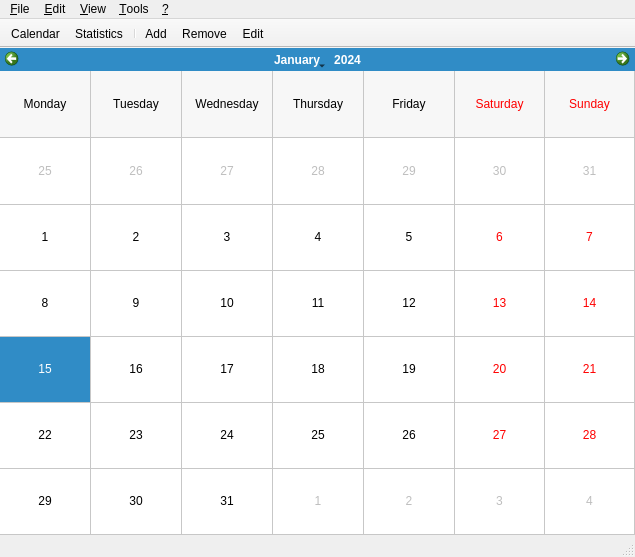
<ui version="4.0" >
 <class>MainView</class>
 <widget class="QMainWindow" name="MainView" >
  <property name="geometry" >
   <rect>
    <x>0</x>
    <y>0</y>
    <width>635</width>
    <height>557</height>
   </rect>
  </property>
  <property name="windowTitle" >
   <string>Running</string>
  </property>
  <property name="windowIcon" >
   <iconset>
    <normaloff>:mainicon</normaloff>:mainicon</iconset>
  </property>
  <widget class="QWidget" name="centralwidget" >
   <layout class="QVBoxLayout" name="verticalLayout_3" >
    <property name="margin" >
     <number>0</number>
    </property>
    <item>
     <widget class="QStackedWidget" name="stackedWidget" >
      <property name="currentIndex" >
       <number>0</number>
      </property>
      <widget class="QWidget" name="calendarPage" >
       <layout class="QHBoxLayout" name="horizontalLayout_3" >
        <property name="margin" >
         <number>0</number>
        </property>
        <item>
         <widget class="CalendarWidget" name="calendarWidget" >
          <property name="gridVisible" >
           <bool>true</bool>
          </property>
          <property name="horizontalHeaderFormat" >
           <enum>QCalendarWidget::LongDayNames</enum>
          </property>
          <property name="verticalHeaderFormat" >
           <enum>QCalendarWidget::NoVerticalHeader</enum>
          </property>
          <property name="dateEditEnabled" >
           <bool>false</bool>
          </property>
         </widget>
        </item>
       </layout>
      </widget>
      <widget class="QWidget" name="eventPage" >
       <layout class="QVBoxLayout" name="verticalLayout" >
        <item>
         <widget class="QGroupBox" name="groupBox" >
          <property name="sizePolicy" >
           <sizepolicy vsizetype="Preferred" hsizetype="Preferred" >
            <horstretch>0</horstretch>
            <verstretch>1</verstretch>
           </sizepolicy>
          </property>
          <property name="title" >
           <string>Main informations</string>
          </property>
          <layout class="QGridLayout" name="gridLayout" >
           <item row="0" column="0" >
            <widget class="QLabel" name="eventTypeLabel" >
             <property name="text" >
              <string>Type</string>
             </property>
             <property name="buddy" >
              <cstring>eventTypeComboBox</cstring>
             </property>
            </widget>
           </item>
           <item row="0" column="1" colspan="3" >
            <widget class="QComboBox" name="eventTypeComboBox" >
             <property name="sizePolicy" >
              <sizepolicy vsizetype="Fixed" hsizetype="Preferred" >
               <horstretch>1</horstretch>
               <verstretch>0</verstretch>
              </sizepolicy>
             </property>
            </widget>
           </item>
           <item row="0" column="5" >
            <spacer name="horizontalSpacer_3" >
             <property name="orientation" >
              <enum>Qt::Horizontal</enum>
             </property>
             <property name="sizeHint" stdset="0" >
              <size>
               <width>40</width>
               <height>20</height>
              </size>
             </property>
            </spacer>
           </item>
           <item row="0" column="6" >
            <widget class="QLabel" name="voteLabel" >
             <property name="text" >
              <string>Vote</string>
             </property>
            </widget>
           </item>
           <item row="0" column="7" colspan="3" >
            <widget class="QxtStars" native="1" name="starsSlider" />
           </item>
           <item row="1" column="0" >
            <widget class="QLabel" name="startLabel" >
             <property name="text" >
              <string>Start time</string>
             </property>
             <property name="buddy" >
              <cstring>startTimeEdit</cstring>
             </property>
            </widget>
           </item>
           <item row="1" column="1" >
            <widget class="QTimeEdit" name="startTimeEdit" >
             <property name="displayFormat" >
              <string>h:mm AP</string>
             </property>
            </widget>
           </item>
           <item row="1" column="2" colspan="9" >
            <spacer name="horizontalSpacer" >
             <property name="orientation" >
              <enum>Qt::Horizontal</enum>
             </property>
             <property name="sizeHint" stdset="0" >
              <size>
               <width>40</width>
               <height>20</height>
              </size>
             </property>
            </spacer>
           </item>
           <item row="2" column="0" >
            <widget class="QLabel" name="nameLabel" >
             <property name="text" >
              <string>Name</string>
             </property>
             <property name="buddy" >
              <cstring>nameLineEdit</cstring>
             </property>
            </widget>
           </item>
           <item row="2" column="1" colspan="4" >
            <widget class="QLineEdit" name="nameLineEdit" />
           </item>
           <item row="2" column="5" colspan="6" >
            <spacer name="horizontalSpacer_4" >
             <property name="orientation" >
              <enum>Qt::Horizontal</enum>
             </property>
             <property name="sizeHint" stdset="0" >
              <size>
               <width>40</width>
               <height>20</height>
              </size>
             </property>
            </spacer>
           </item>
           <item row="3" column="0" >
            <widget class="QLabel" name="descriptionLabel" >
             <property name="text" >
              <string>Long description</string>
             </property>
             <property name="buddy" >
              <cstring>descriptionLineEdit</cstring>
             </property>
            </widget>
           </item>
           <item row="3" column="1" colspan="10" >
            <widget class="QLineEdit" name="descriptionLineEdit" />
           </item>
           <item row="4" column="0" >
            <widget class="QLabel" name="distanceLabel" >
             <property name="text" >
              <string>Distance</string>
             </property>
             <property name="buddy" >
              <cstring>distanceDoubleSpinBox</cstring>
             </property>
            </widget>
           </item>
           <item row="4" column="1" >
            <widget class="QDoubleSpinBox" name="distanceDoubleSpinBox" >
             <property name="sizePolicy" >
              <sizepolicy vsizetype="Fixed" hsizetype="Minimum" >
               <horstretch>0</horstretch>
               <verstretch>0</verstretch>
              </sizepolicy>
             </property>
             <property name="minimumSize" >
              <size>
               <width>80</width>
               <height>0</height>
              </size>
             </property>
             <property name="suffix" >
              <string> km</string>
             </property>
             <property name="decimals" >
              <number>3</number>
             </property>
             <property name="maximum" >
              <double>999.990000000000009</double>
             </property>
            </widget>
           </item>
           <item row="4" column="2" colspan="5" >
            <spacer name="horizontalSpacer_2" >
             <property name="orientation" >
              <enum>Qt::Horizontal</enum>
             </property>
             <property name="sizeHint" stdset="0" >
              <size>
               <width>40</width>
               <height>20</height>
              </size>
             </property>
            </spacer>
           </item>
           <item row="4" column="7" >
            <widget class="QLabel" name="durationLabel" >
             <property name="text" >
              <string>Duration</string>
             </property>
             <property name="buddy" >
              <cstring>durationTimeEdit</cstring>
             </property>
            </widget>
           </item>
           <item row="4" column="8" colspan="3" >
            <widget class="QTimeEdit" name="durationTimeEdit" >
             <property name="sizePolicy" >
              <sizepolicy vsizetype="Fixed" hsizetype="Minimum" >
               <horstretch>0</horstretch>
               <verstretch>0</verstretch>
              </sizepolicy>
             </property>
             <property name="displayFormat" >
              <string>h:mm:ss</string>
             </property>
            </widget>
           </item>
           <item row="5" column="0" >
            <widget class="QLabel" name="paceLabel" >
             <property name="text" >
              <string>Computed pace</string>
             </property>
             <property name="buddy" >
              <cstring>paceLineEdit</cstring>
             </property>
            </widget>
           </item>
           <item row="5" column="1" colspan="10" >
            <widget class="QLineEdit" name="paceLineEdit" >
             <property name="sizePolicy" >
              <sizepolicy vsizetype="Fixed" hsizetype="Expanding" >
               <horstretch>1</horstretch>
               <verstretch>0</verstretch>
              </sizepolicy>
             </property>
             <property name="palette" >
              <palette>
               <active>
                <colorrole role="Base" >
                 <brush brushstyle="SolidPattern" >
                  <color alpha="255" >
                   <red>232</red>
                   <green>232</green>
                   <blue>232</blue>
                  </color>
                 </brush>
                </colorrole>
               </active>
               <inactive>
                <colorrole role="Base" >
                 <brush brushstyle="SolidPattern" >
                  <color alpha="255" >
                   <red>232</red>
                   <green>232</green>
                   <blue>232</blue>
                  </color>
                 </brush>
                </colorrole>
               </inactive>
               <disabled>
                <colorrole role="Base" >
                 <brush brushstyle="SolidPattern" >
                  <color alpha="255" >
                   <red>232</red>
                   <green>232</green>
                   <blue>232</blue>
                  </color>
                 </brush>
                </colorrole>
               </disabled>
              </palette>
             </property>
             <property name="readOnly" >
              <bool>true</bool>
             </property>
            </widget>
           </item>
           <item row="6" column="0" >
            <widget class="QLabel" name="shoeLabel" >
             <property name="text" >
              <string>Shoes</string>
             </property>
             <property name="buddy" >
              <cstring>shoeComboBox</cstring>
             </property>
            </widget>
           </item>
           <item row="6" column="1" colspan="10" >
            <layout class="QHBoxLayout" name="horizontalLayout_2" >
             <item>
              <widget class="QComboBox" name="shoeComboBox" />
             </item>
             <item>
              <widget class="QToolButton" name="shoeToolButton" >
               <property name="text" >
                <string>...</string>
               </property>
              </widget>
             </item>
            </layout>
           </item>
           <item row="7" column="0" >
            <widget class="QLabel" name="paceLabel_2" >
             <property name="text" >
              <string>Notes</string>
             </property>
             <property name="buddy" >
              <cstring>notesPlainTextEdit</cstring>
             </property>
            </widget>
           </item>
           <item row="7" column="1" colspan="10" >
            <widget class="QPlainTextEdit" name="notesPlainTextEdit" />
           </item>
           <item row="0" column="10" >
            <widget class="QPushButton" name="votePushButton" >
             <property name="text" >
              <string>Vote details ...</string>
             </property>
            </widget>
           </item>
           <item row="0" column="4" >
            <widget class="QToolButton" name="eventTypeToolButton" >
             <property name="text" >
              <string>...</string>
             </property>
            </widget>
           </item>
          </layout>
         </widget>
        </item>
        <item>
         <widget class="QGroupBox" name="groupBox_2" >
          <property name="title" >
           <string>Additional informations</string>
          </property>
          <layout class="QVBoxLayout" name="verticalLayout_5" >
           <item>
            <layout class="QHBoxLayout" name="horizontalLayout_5" >
             <item>
              <widget class="QPushButton" name="intervalsPushButton" >
               <property name="enabled" >
                <bool>false</bool>
               </property>
               <property name="text" >
                <string>Interval's details ...</string>
               </property>
              </widget>
             </item>
             <item>
              <widget class="QPushButton" name="runnerInfoPushButton" >
               <property name="text" >
                <string>Runner informations ...</string>
               </property>
              </widget>
             </item>
             <item>
              <widget class="QPushButton" name="weatherInfoPushButton" >
               <property name="text" >
                <string>Weather informations ...</string>
               </property>
              </widget>
             </item>
             <item>
              <spacer name="horizontalSpacer_7" >
               <property name="orientation" >
                <enum>Qt::Horizontal</enum>
               </property>
               <property name="sizeHint" stdset="0" >
                <size>
                 <width>40</width>
                 <height>20</height>
                </size>
               </property>
              </spacer>
             </item>
            </layout>
           </item>
          </layout>
         </widget>
        </item>
        <item>
         <widget class="Line" name="line" >
          <property name="orientation" >
           <enum>Qt::Horizontal</enum>
          </property>
         </widget>
        </item>
        <item>
         <layout class="QHBoxLayout" name="horizontalLayout" >
          <item>
           <widget class="QPushButton" name="resetPushButton" >
            <property name="text" >
             <string>Reset</string>
            </property>
            <property name="icon" >
             <iconset>
              <normaloff>:reset</normaloff>:reset</iconset>
            </property>
           </widget>
          </item>
          <item>
           <spacer name="horizontalSpacer_5" >
            <property name="orientation" >
             <enum>Qt::Horizontal</enum>
            </property>
            <property name="sizeHint" stdset="0" >
             <size>
              <width>338</width>
              <height>23</height>
             </size>
            </property>
           </spacer>
          </item>
          <item>
           <widget class="QPushButton" name="savePushButton" >
            <property name="text" >
             <string>Save</string>
            </property>
            <property name="icon" >
             <iconset>
              <normaloff>:save</normaloff>:save</iconset>
            </property>
            <property name="autoDefault" >
             <bool>true</bool>
            </property>
            <property name="default" >
             <bool>true</bool>
            </property>
           </widget>
          </item>
          <item>
           <widget class="QPushButton" name="cancelPushButton" >
            <property name="text" >
             <string>Cancel</string>
            </property>
            <property name="icon" >
             <iconset>
              <normaloff>:cancel</normaloff>:cancel</iconset>
            </property>
           </widget>
          </item>
         </layout>
        </item>
       </layout>
      </widget>
      <widget class="QWidget" name="statisticsPage" >
       <layout class="QVBoxLayout" name="verticalLayout_2" >
        <item>
         <layout class="QHBoxLayout" name="horizontalLayout_4" >
          <item>
           <widget class="QLabel" name="label" >
            <property name="text" >
             <string>Search type:</string>
            </property>
           </widget>
          </item>
          <item>
           <widget class="QPushButton" name="statisticsPageEventsPushButton" >
            <property name="text" >
             <string>Events</string>
            </property>
           </widget>
          </item>
          <item>
           <widget class="QPushButton" name="statisticsPageShoesPushButton" >
            <property name="text" >
             <string>Shoes</string>
            </property>
           </widget>
          </item>
          <item>
           <spacer name="horizontalSpacer_6" >
            <property name="orientation" >
             <enum>Qt::Horizontal</enum>
            </property>
            <property name="sizeHint" stdset="0" >
             <size>
              <width>40</width>
              <height>20</height>
             </size>
            </property>
           </spacer>
          </item>
         </layout>
        </item>
        <item>
         <widget class="QScrollArea" name="scrollArea" >
          <property name="widgetResizable" >
           <bool>true</bool>
          </property>
          <widget class="QWidget" name="scrollAreaWidgetContents" >
           <property name="geometry" >
            <rect>
             <x>0</x>
             <y>0</y>
             <width>98</width>
             <height>28</height>
            </rect>
           </property>
           <layout class="QVBoxLayout" name="verticalLayout_4" >
            <property name="margin" >
             <number>0</number>
            </property>
            <item>
             <widget class="StatisticsWidget" native="1" name="statisticsWidget" >
              <property name="palette" >
               <palette>
                <active>
                 <colorrole role="Base" >
                  <brush brushstyle="SolidPattern" >
                   <color alpha="255" >
                    <red>255</red>
                    <green>255</green>
                    <blue>255</blue>
                   </color>
                  </brush>
                 </colorrole>
                 <colorrole role="Window" >
                  <brush brushstyle="SolidPattern" >
                   <color alpha="255" >
                    <red>255</red>
                    <green>255</green>
                    <blue>255</blue>
                   </color>
                  </brush>
                 </colorrole>
                </active>
                <inactive>
                 <colorrole role="Base" >
                  <brush brushstyle="SolidPattern" >
                   <color alpha="255" >
                    <red>255</red>
                    <green>255</green>
                    <blue>255</blue>
                   </color>
                  </brush>
                 </colorrole>
                 <colorrole role="Window" >
                  <brush brushstyle="SolidPattern" >
                   <color alpha="255" >
                    <red>255</red>
                    <green>255</green>
                    <blue>255</blue>
                   </color>
                  </brush>
                 </colorrole>
                </inactive>
                <disabled>
                 <colorrole role="Base" >
                  <brush brushstyle="SolidPattern" >
                   <color alpha="255" >
                    <red>255</red>
                    <green>255</green>
                    <blue>255</blue>
                   </color>
                  </brush>
                 </colorrole>
                 <colorrole role="Window" >
                  <brush brushstyle="SolidPattern" >
                   <color alpha="255" >
                    <red>255</red>
                    <green>255</green>
                    <blue>255</blue>
                   </color>
                  </brush>
                 </colorrole>
                </disabled>
               </palette>
              </property>
              <property name="autoFillBackground" >
               <bool>true</bool>
              </property>
             </widget>
            </item>
           </layout>
          </widget>
         </widget>
        </item>
       </layout>
      </widget>
     </widget>
    </item>
   </layout>
  </widget>
  <widget class="QMenuBar" name="menubar" >
   <property name="geometry" >
    <rect>
     <x>0</x>
     <y>0</y>
     <width>635</width>
     <height>21</height>
    </rect>
   </property>
   <widget class="QMenu" name="menuFile" >
    <property name="title" >
     <string>&amp;File</string>
    </property>
    <addaction name="actionExit" />
   </widget>
   <widget class="QMenu" name="menuEdit" >
    <property name="title" >
     <string>&amp;Edit</string>
    </property>
    <addaction name="actionAdd" />
    <addaction name="actionRemove" />
    <addaction name="actionEdit" />
    <addaction name="separator" />
   </widget>
   <widget class="QMenu" name="menuView" >
    <property name="title" >
     <string>&amp;View</string>
    </property>
    <addaction name="actionShowCalendar" />
    <addaction name="actionShowStatistics" />
   </widget>
   <widget class="QMenu" name="menuHelp" >
    <property name="title" >
     <string>&amp;?</string>
    </property>
    <addaction name="actionSystemInformation" />
    <addaction name="actionAbout" />
   </widget>
   <widget class="QMenu" name="menuTools" >
    <property name="title" >
     <string>&amp;Tools</string>
    </property>
    <addaction name="actionOptions" />
   </widget>
   <addaction name="menuFile" />
   <addaction name="menuEdit" />
   <addaction name="menuView" />
   <addaction name="menuTools" />
   <addaction name="menuHelp" />
  </widget>
  <widget class="QStatusBar" name="statusbar" />
  <widget class="QToolBar" name="toolBar" >
   <property name="movable" >
    <bool>false</bool>
   </property>
   <property name="iconSize" >
    <size>
     <width>16</width>
     <height>16</height>
    </size>
   </property>
   <property name="toolButtonStyle" >
    <enum>Qt::ToolButtonTextBesideIcon</enum>
   </property>
   <property name="floatable" >
    <bool>false</bool>
   </property>
   <attribute name="toolBarArea" >
    <enum>TopToolBarArea</enum>
   </attribute>
   <attribute name="toolBarBreak" >
    <bool>false</bool>
   </attribute>
   <addaction name="actionShowCalendar" />
   <addaction name="actionShowStatistics" />
   <addaction name="separator" />
   <addaction name="actionAdd" />
   <addaction name="actionRemove" />
   <addaction name="actionEdit" />
  </widget>
  <action name="actionAdd" >
   <property name="icon" >
    <iconset>
     <normaloff>:event_add</normaloff>:event_add</iconset>
   </property>
   <property name="text" >
    <string>Add</string>
   </property>
  </action>
  <action name="actionRemove" >
   <property name="icon" >
    <iconset>
     <normaloff>:event_delete</normaloff>:event_delete</iconset>
   </property>
   <property name="text" >
    <string>Remove</string>
   </property>
  </action>
  <action name="actionExit" >
   <property name="icon" >
    <iconset>
     <normaloff>:exit</normaloff>:exit</iconset>
   </property>
   <property name="text" >
    <string>Exit</string>
   </property>
  </action>
  <action name="actionAbout" >
   <property name="icon" >
    <iconset>
     <normaloff>:about</normaloff>:about</iconset>
   </property>
   <property name="text" >
    <string>About</string>
   </property>
  </action>
  <action name="actionEdit" >
   <property name="icon" >
    <iconset>
     <normaloff>:event_edit</normaloff>:event_edit</iconset>
   </property>
   <property name="text" >
    <string>Edit</string>
   </property>
  </action>
  <action name="actionShowCalendar" >
   <property name="icon" >
    <iconset>
     <normaloff>:calendar</normaloff>:calendar</iconset>
   </property>
   <property name="text" >
    <string>Calendar</string>
   </property>
  </action>
  <action name="actionShowStatistics" >
   <property name="icon" >
    <iconset>
     <normaloff>:statistics</normaloff>:statistics</iconset>
   </property>
   <property name="text" >
    <string>Statistics</string>
   </property>
  </action>
  <action name="actionEditEventType" >
   <property name="icon" >
    <iconset>
     <normaloff>:table_edit</normaloff>:table_edit</iconset>
   </property>
   <property name="text" >
    <string>Edit "Event type"</string>
   </property>
  </action>
  <action name="actionEditShoeMaker" >
   <property name="icon" >
    <iconset>
     <normaloff>:table_edit</normaloff>:table_edit</iconset>
   </property>
   <property name="text" >
    <string>Edit "Shoe maker"</string>
   </property>
  </action>
  <action name="actionEditShoeModel" >
   <property name="icon" >
    <iconset>
     <normaloff>:table_edit</normaloff>:table_edit</iconset>
   </property>
   <property name="text" >
    <string>Edit "Shoe model"</string>
   </property>
  </action>
  <action name="actionEditShoe" >
   <property name="icon" >
    <iconset>
     <normaloff>:table_edit</normaloff>:table_edit</iconset>
   </property>
   <property name="text" >
    <string>Edit "Shoe"</string>
   </property>
  </action>
  <action name="actionEditWeather" >
   <property name="icon" >
    <iconset resource="../../../resources/application.qrc" >
     <normaloff>:/table_edit</normaloff>:/table_edit</iconset>
   </property>
   <property name="text" >
    <string>Edit "Weather"</string>
   </property>
  </action>
  <action name="actionEditIntervalType" >
   <property name="icon" >
    <iconset resource="../../../resources/application.qrc" >
     <normaloff>:/table_edit</normaloff>:/table_edit</iconset>
   </property>
   <property name="text" >
    <string>Edit "Interval type"</string>
   </property>
  </action>
  <action name="actionEditInterval" >
   <property name="icon" >
    <iconset resource="../../../resources/application.qrc" >
     <normaloff>:/table_edit</normaloff>:/table_edit</iconset>
   </property>
   <property name="text" >
    <string>Edit "Interval"</string>
   </property>
  </action>
  <action name="actionOptions" >
   <property name="icon" >
    <iconset resource="../../../resources/application.qrc" >
     <normaloff>:/options</normaloff>:/options</iconset>
   </property>
   <property name="text" >
    <string>&amp;Options ...</string>
   </property>
  </action>
  <action name="actionSystemInformation" >
   <property name="icon" >
    <iconset resource="../../../resources/application.qrc" >
     <normaloff>:/information</normaloff>:/information</iconset>
   </property>
   <property name="text" >
    <string>System Information ...</string>
   </property>
  </action>
 </widget>
 <customwidgets>
  <customwidget>
   <class>CalendarWidget</class>
   <extends>QCalendarWidget</extends>
   <header>../src/widgets/calendarwidget.h</header>
  </customwidget>
  <customwidget>
   <class>StatisticsWidget</class>
   <extends>QWidget</extends>
   <header>../src/widgets/statisticswidget.h</header>
   <container>1</container>
  </customwidget>
  <customwidget>
   <class>QxtStars</class>
   <extends>QWidget</extends>
   <header>../src/widgets/qxtstars/qxtstars.h</header>
   <container>1</container>
  </customwidget>
 </customwidgets>
 <tabstops>
  <tabstop>eventTypeComboBox</tabstop>
  <tabstop>startTimeEdit</tabstop>
  <tabstop>nameLineEdit</tabstop>
  <tabstop>descriptionLineEdit</tabstop>
  <tabstop>distanceDoubleSpinBox</tabstop>
  <tabstop>durationTimeEdit</tabstop>
  <tabstop>paceLineEdit</tabstop>
  <tabstop>savePushButton</tabstop>
  <tabstop>cancelPushButton</tabstop>
  <tabstop>calendarWidget</tabstop>
 </tabstops>
 <resources>
  <include location="../../../resources/application.qrc" />
 </resources>
 <connections/>
</ui>
